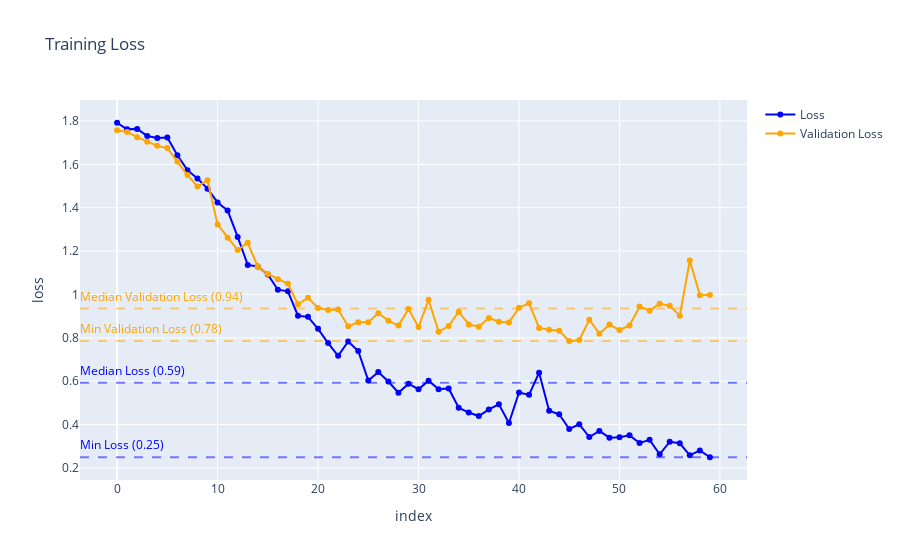

The cell this chart's notebook holds for it:
### Code cell
history_df = pd.DataFrame(history.history)

fig = px.line(history_df, x=history_df.index, y="loss", markers=True, title="Training Loss")
fig2 = px.line(history_df, x=history_df.index, y="val_loss", markers=True)

fig.update_traces(dict(
  marker=dict(
    color="blue"
  ),
  line=dict(
    color="blue",
  ),
))
fig2.update_traces(dict(
  marker=dict(
    color="orange"
  ),
  line=dict(
    color="orange",
  ),
))
fig.add_traces(fig2.data)
fig.update_xaxes(dict(title="Epochs"))
fig.update_yaxes(dict(title="Loss"))
fig.data[0]["name"] = "Loss" # type: ignore
fig.data[1]["name"] = "Validation Loss" # type: ignore


lines = [
  dict(y=history_df["val_loss"].median(), is_validation=True, label=f"Median Validation Loss"),
  dict(y=history_df["loss"].median(), is_validation=False, label=f"Median Loss"),
  dict(y=history_df["val_loss"].min(), is_validation=True, label=f"Min Validation Loss"),
  dict(y=history_df["loss"].min(), is_validation=False, label=f"Min Loss"),
]
VALIDATION_COLOR = "rgba(255, 165, 0,"
TRAINING_COLOR = "rgba(0, 0, 255,"
for line in lines:
  base_color = VALIDATION_COLOR if line['is_validation'] else TRAINING_COLOR
  fig.add_hline(
    y=line["y"],
    line_color=f"{base_color} 0.5)",
    line_dash="dash",
    label=dict(text=f"{line['label']} ({line['y']:.2f})", textposition="start", font=dict(color=f"{base_color} 1)")),
  )

fig.update_traces(dict(
  showlegend=True
))

fig.show()

### Figure 1 — Plotly figure (JSON) as saved in the notebook; plotly's stock layout.template omitted (floating-point values rounded to 4 significant figures)
{"data": [{"hovertemplate": "index=%{x}<br>loss=%{y}<extra></extra>", "legendgroup": "", "line": {"color": "blue", "dash": "solid"}, "marker": {"color": "blue", "symbol": "circle"}, "mode": "lines+markers", "name": "Loss", "orientation": "v", "showlegend": true, "type": "scatter", "x": [0, 1, 2, 3, 4, 5, 6, 7, 8, 9, 10, 11, 12, 13, 14, 15, 16, 17, 18, 19, 20, 21, 22, 23, 24, 25, 26, 27, 28, 29, 30, 31, 32, 33, 34, 35, 36, 37, 38, 39, 40, 41, 42, 43, 44, 45, 46, 47, 48, 49, 50, 51, 52, 53, 54, 55, 56, 57, 58, 59], "xaxis": "x", "y": [1.792, 1.761, 1.764, 1.73, 1.722, 1.724, 1.642, 1.573, 1.535, 1.488, 1.424, 1.387, 1.265, 1.136, 1.129, 1.092, 1.022, 1.015, 0.902, 0.8968, 0.8416, 0.7757, 0.7171, 0.7834, 0.7392, 0.6028, 0.6424, 0.5983, 0.5467, 0.5883, 0.563, 0.6026, 0.5634, 0.5668, 0.4774, 0.4557, 0.4394, 0.4697, 0.4936, 0.4073, 0.548, 0.537, 0.6394, 0.4642, 0.4477, 0.3797, 0.401, 0.3427, 0.3703, 0.3396, 0.3416, 0.3502, 0.315, 0.3296, 0.263, 0.3209, 0.3139, 0.2582, 0.281, 0.2493], "yaxis": "y"}, {"hovertemplate": "index=%{x}<br>val_loss=%{y}<extra></extra>", "legendgroup": "", "line": {"color": "orange", "dash": "solid"}, "marker": {"color": "orange", "symbol": "circle"}, "mode": "lines+markers", "name": "Validation Loss", "orientation": "v", "showlegend": true, "type": "scatter", "x": [0, 1, 2, 3, 4, 5, 6, 7, 8, 9, 10, 11, 12, 13, 14, 15, 16, 17, 18, 19, 20, 21, 22, 23, 24, 25, 26, 27, 28, 29, 30, 31, 32, 33, 34, 35, 36, 37, 38, 39, 40, 41, 42, 43, 44, 45, 46, 47, 48, 49, 50, 51, 52, 53, 54, 55, 56, 57, 58, 59], "xaxis": "x", "y": [1.757, 1.749, 1.725, 1.704, 1.685, 1.675, 1.613, 1.551, 1.498, 1.527, 1.323, 1.261, 1.205, 1.238, 1.128, 1.094, 1.07, 1.049, 0.9546, 0.9852, 0.9376, 0.9284, 0.9302, 0.8535, 0.8723, 0.8714, 0.9132, 0.8792, 0.8565, 0.9324, 0.85, 0.9751, 0.8277, 0.8545, 0.9207, 0.8621, 0.8512, 0.8914, 0.8745, 0.8712, 0.9386, 0.9591, 0.8455, 0.8368, 0.833, 0.7848, 0.7897, 0.8835, 0.8193, 0.8614, 0.8361, 0.8573, 0.9446, 0.925, 0.9575, 0.9476, 0.9023, 1.156, 0.9967, 0.9973], "yaxis": "y"}], "layout": {"legend": {"tracegroupgap": 0}, "shapes": [{"label": {"font": {"color": "rgba(255, 165, 0, 1)"}, "text": "Median Validation Loss (0.94)", "textposition": "start"}, "line": {"color": "rgba(255, 165, 0, 0.5)", "dash": "dash"}, "type": "line", "x0": 0, "x1": 1, "xref": "x domain", "y0": 0.935, "y1": 0.935, "yref": "y"}, {"label": {"font": {"color": "rgba(0, 0, 255, 1)"}, "text": "Median Loss (0.59)", "textposition": "start"}, "line": {"color": "rgba(0, 0, 255, 0.5)", "dash": "dash"}, "type": "line", "x0": 0, "x1": 1, "xref": "x domain", "y0": 0.5933, "y1": 0.5933, "yref": "y"}, {"label": {"font": {"color": "rgba(255, 165, 0, 1)"}, "text": "Min Validation Loss (0.78)", "textposition": "start"}, "line": {"color": "rgba(255, 165, 0, 0.5)", "dash": "dash"}, "type": "line", "x0": 0, "x1": 1, "xref": "x domain", "y0": 0.7848, "y1": 0.7848, "yref": "y"}, {"label": {"font": {"color": "rgba(0, 0, 255, 1)"}, "text": "Min Loss (0.25)", "textposition": "start"}, "line": {"color": "rgba(0, 0, 255, 0.5)", "dash": "dash"}, "type": "line", "x0": 0, "x1": 1, "xref": "x domain", "y0": 0.2493, "y1": 0.2493, "yref": "y"}], "title": {"text": "Training Loss"}, "xaxis": {"anchor": "y", "domain": [0, 1], "title": {"text": "index"}}, "yaxis": {"anchor": "x", "domain": [0, 1], "title": {"text": "loss"}}}}
